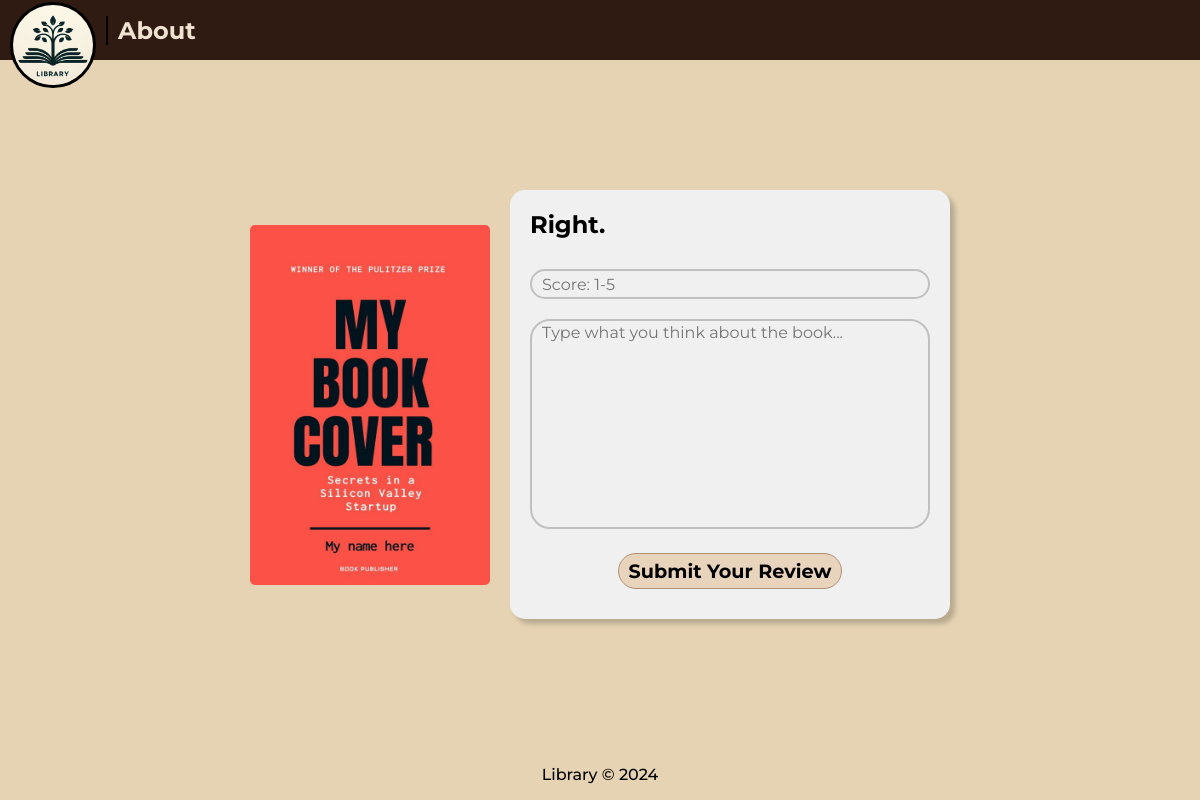
Before: /review/46/ with the older database file.
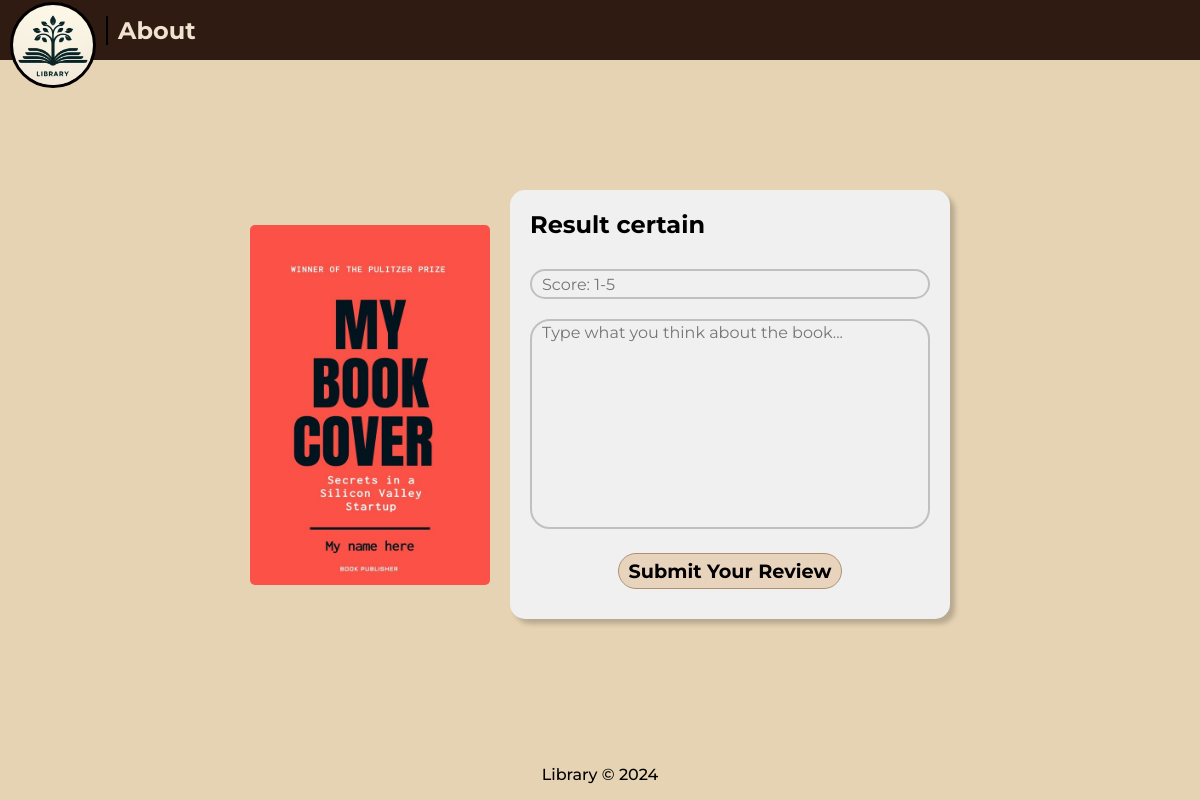
After: the same page with the newer database file.
### libraryManager/models.py (models this page shows, shortened)
class Book(models.Model):
    title = models.CharField(max_length=200)
    author = models.CharField(max_length=200)
    rating = models.DecimalField(max_digits=3, decimal_places=2, validators=[MinValueValidator(1.0), MaxValueValidator(5.0)])
    story = models.TextField()
    categories = models.ManyToManyField(Category, blank=True)
    dateAdded = models.DateTimeField(auto_now_add=True)
    datePublished = models.DateField()
    cover = models.ImageField(upload_to='covers/')
    isAvailable = models.BooleanField(default=True)

### libraryManager/views.py (the view)
# urls.py: path('review/<int:book_id>/', views.review),
def review(request, book_id):
    book = Book.objects.get(id=book_id)
    if request.method == 'POST':
        form = ReviewForm(request.POST)
        if form.is_valid():
            review = form.save(commit=False)
            review.book = book
            review.user = request.user
            review.save()
            return redirect(f'/book/{book_id}/')
    else:
        form = ReviewForm()
    data = {'book': book, 'form': form}
    return render(request, 'review-book.html', data)

### libraryManager/forms.py
class ReviewForm(forms.ModelForm):
    class Meta:
        model = Review
        fields = ['rating', 'review']
        widgets = {
            'rating': forms.NumberInput(attrs={
                'id': 'score',
                'class': 'input1',
                'placeholder': 'Score: 1-5',
                'step': 'any',
                'min': '1',
                'max': '5',
                'required': True,
            }),
            'review': forms.Textarea(attrs={
                'id': 'review-content',
                'rows': '5',
                'cols': '50',
                'class': 'input2',
                'placeholder': 'Type what you think about the book...',
                'minlength': '1',
                'required': True,
            }),
        }

### templates/review-book.html (shortened to what this page needs)
{% extends 'base.html' %}
{% load static %}
{% block css_js %}
  <link rel="stylesheet" href="{% static 'css/review-book.css' %}" />
{% endblock %}
{% block content %}
  <img src="{{ book.cover.url }}" class="image" />
  <form class="review-container" action="/review/{{ book.id }}/" method="POST">
    <h2 class="title">{{ book.title }}</h2>
    <div class="score">
      {{ form.rating }}
    </div>
    <div class="review">
      {{ form.review }}
    </div>
    <input type="submit" class="submit" value="Submit Your Review" />
  </form>
{% endblock %}

Changed rows visible on the page:
changed Book: title "Right." → "Result certain"
